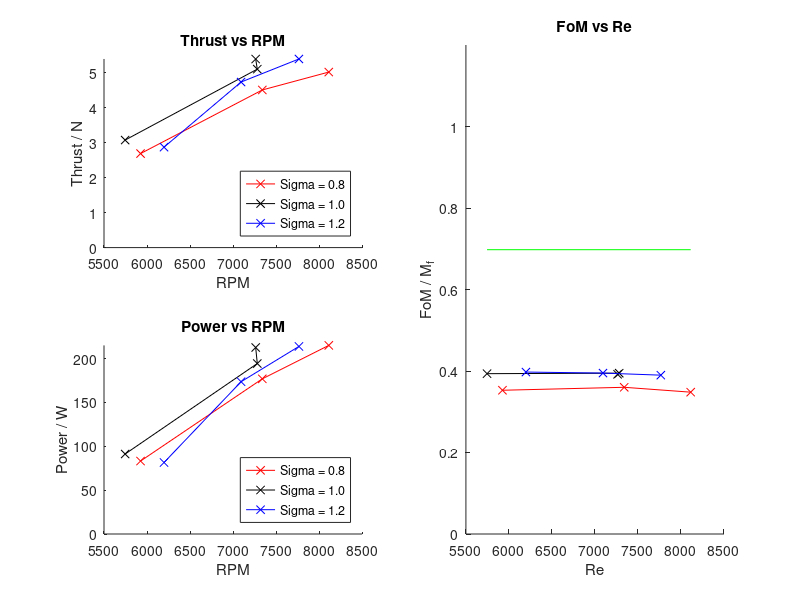

Write MATLAB code to recreate this figure. (Note: this script raises an error after producing the figure.)
%% Plot Graphs (LONG INTAKE)
% Thrust vs RPM
% Power vs RPM
% FOM vs Re
% Pressure vs Axial Position
% Pressure Rise vs Flow Coefficient
close all;

load('EXP_DATA_SHORTINTAKE.mat');
load('EXP_DATA_LONGINTAKE.mat');
load('EXP_DATA_PROP.mat');

%% Thrust vs RPM
figure(1); subplot(2,2,1); hold on; title('Thrust vs RPM'); xlabel('RPM'); 
ylabel('Thrust / N'); ylim([0 max([max(S08L.T), max(S10L.T), max(S12L.T)])]);
% plot(S08.rpmmean, S08.T, '-or');
% plot(S10.rpmmean, S10.T, '-ok');
% plot(S12.rpmmean, S12.T, '-ob');
plot(S08L.rpmmean, S08L.T, '-xr');
plot(S10L.rpmmean, S10L.T, '-xk');
plot(S12L.rpmmean, S12L.T, '-xb');
legend('Sigma = 0.8', 'Sigma = 1.0', 'Sigma = 1.2', 'Location', 'southeast');
% legend('SHORT Sigma = 0.8', 'SHORT Sigma = 1.0', 'SHORT Sigma = 1.2', 'LONG Sigma = 0.8', 'LONG Sigma = 1.0', 'LONG Sigma = 1.2', 'Location', 'southeast');

%% Power vs RPM
figure(1); subplot(2,2,3); hold on; title('Power vs RPM'); xlabel('RPM'); 
ylabel('Power / W'); ylim([0 max([max(S08L.P), max(S10L.P), max(S12L.P)])]);
% plot(S08.rpmmean, S08.P, '-or');
% plot(S10.rpmmean, S10.P, '-ok');
% plot(S12.rpmmean, S12.P, '-ob');
plot(S08L.rpmmean, S08L.P, '-xr');
plot(S10L.rpmmean, S10L.P, '-xk');
plot(S12L.rpmmean, S12L.P, '-xb');
legend('Sigma = 0.8', 'Sigma = 1.0', 'Sigma = 1.2', 'Location', 'southeast');
% legend('SHORT Sigma = 0.8', 'SHORT Sigma = 1.0', 'SHORT Sigma = 1.2', 'LONG Sigma = 0.8', 'LONG Sigma = 1.0', 'LONG Sigma = 1.2', 'Location', 'southeast');

%% Power vs RPM
figure(1); subplot(2,2,[2 4]); hold on; title('FoM vs Re'); xlabel('Re'); 
ylabel('FoM / M_f'); ylim([0 1.2]);
% plot(S08.rpmmean, S08.FOM, '-or');
% plot(S10.rpmmean, S10.FOM, '-ok');
% plot(S12.rpmmean, S12.FOM, '-ob');
plot(S08L.rpmmean, S08L.FOM, '-xr');
plot(S10L.rpmmean, S10L.FOM, '-xk');
plot(S12L.rpmmean, S12L.FOM, '-xb');
plot([min(S10L.rpmmean) max(S08L.rpmmean)], [mean(BASE.FOM) mean(BASE.FOM)], '-g');
plot([min(S10L.rpmmean) max(S08L.rpmmean)], [mean(PROP.FOM) mean(PROP.FOM)], '-.g');
legend('Sigma = 0.8', 'Sigma = 1.0', 'Sigma = 1.2', 'Baseline Propellor', 'APC Propellor', 'Location', 'northeast');
% legend('SHORT Sigma = 0.8', 'SHORT Sigma = 1.0', 'SHORT Sigma = 1.2', 'LONG Sigma = 0.8', 'LONG Sigma = 1.0', 'LONG Sigma = 1.2', 'Baseline Propellor', 'APC Propellor', 'Location', 'east');

%% 